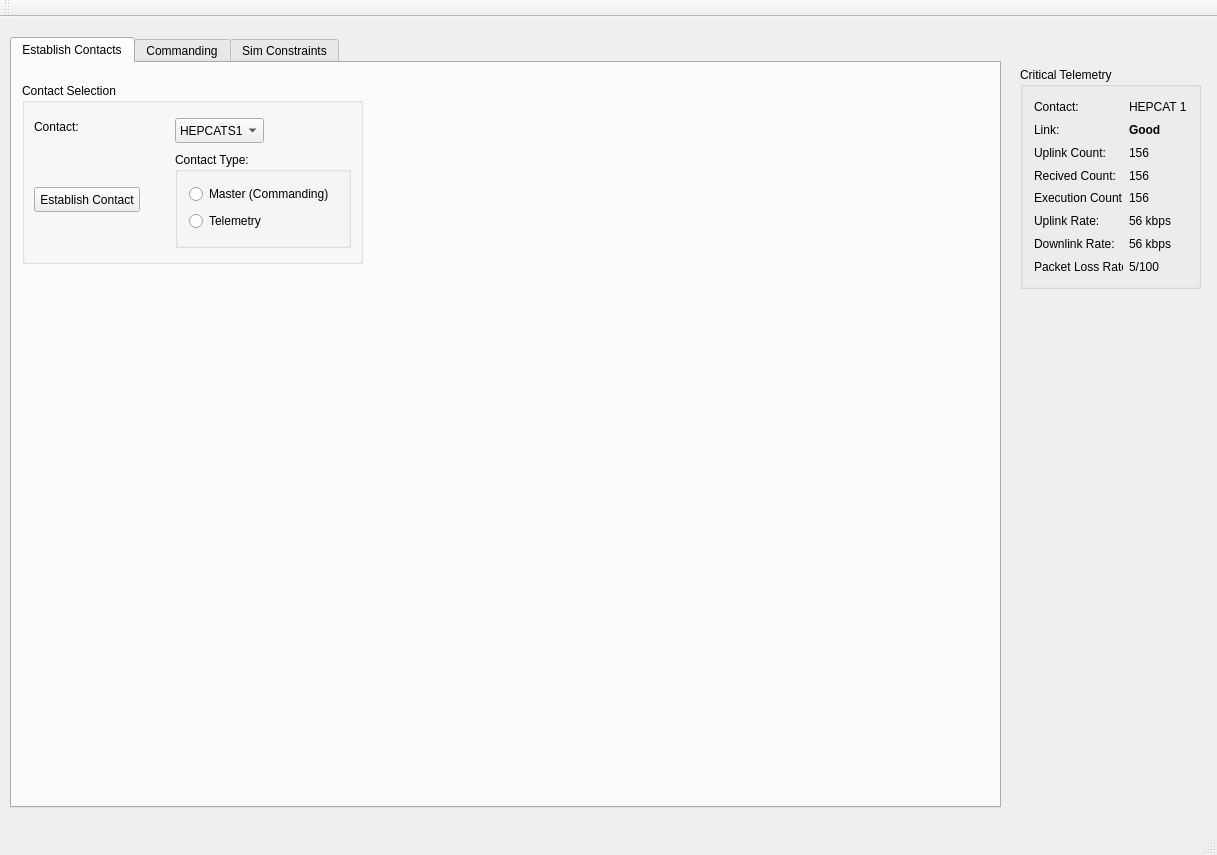
<?xml version="1.0" encoding="UTF-8"?>
<ui version="4.0">
 <class>MainWindow</class>
 <widget class="QMainWindow" name="MainWindow">
  <property name="geometry">
   <rect>
    <x>0</x>
    <y>0</y>
    <width>1217</width>
    <height>855</height>
   </rect>
  </property>
  <property name="windowTitle">
   <string>HEPCATS Command Application</string>
  </property>
  <widget class="QWidget" name="centralWidget">
   <widget class="QTabWidget" name="tabWidget">
    <property name="geometry">
     <rect>
      <x>10</x>
      <y>20</y>
      <width>991</width>
      <height>771</height>
     </rect>
    </property>
    <property name="currentIndex">
     <number>0</number>
    </property>
    <widget class="QWidget" name="tab_2">
     <attribute name="title">
      <string>Establish Contacts</string>
     </attribute>
     <widget class="QGroupBox" name="groupBox_5">
      <property name="geometry">
       <rect>
        <x>10</x>
        <y>20</y>
        <width>341</width>
        <height>181</height>
       </rect>
      </property>
      <property name="title">
       <string>Contact Selection</string>
      </property>
      <widget class="QLabel" name="label_6">
       <property name="geometry">
        <rect>
         <x>12</x>
         <y>35</y>
         <width>47</width>
         <height>17</height>
        </rect>
       </property>
       <property name="text">
        <string>Contact:</string>
       </property>
      </widget>
      <widget class="QComboBox" name="comboBox">
       <property name="geometry">
        <rect>
         <x>153</x>
         <y>35</y>
         <width>89</width>
         <height>25</height>
        </rect>
       </property>
       <item>
        <property name="text">
         <string>HEPCATS1</string>
        </property>
       </item>
       <item>
        <property name="text">
         <string>HEPCATS2</string>
        </property>
       </item>
       <item>
        <property name="text">
         <string>HEPCATS3</string>
        </property>
       </item>
      </widget>
      <widget class="QPushButton" name="pushButton_2">
       <property name="geometry">
        <rect>
         <x>12</x>
         <y>104</y>
         <width>106</width>
         <height>25</height>
        </rect>
       </property>
       <property name="text">
        <string>Establish Contact</string>
       </property>
      </widget>
      <widget class="QGroupBox" name="groupBox_6">
       <property name="geometry">
        <rect>
         <x>153</x>
         <y>69</y>
         <width>176</width>
         <height>96</height>
        </rect>
       </property>
       <property name="title">
        <string>Contact Type:</string>
       </property>
       <layout class="QVBoxLayout" name="verticalLayout">
        <item>
         <widget class="QRadioButton" name="radioButton">
          <property name="text">
           <string>Master (Commanding)</string>
          </property>
         </widget>
        </item>
        <item>
         <widget class="QRadioButton" name="radioButton_2">
          <property name="text">
           <string>Telemetry</string>
          </property>
         </widget>
        </item>
       </layout>
      </widget>
     </widget>
    </widget>
    <widget class="QWidget" name="CommandingTab">
     <attribute name="title">
      <string>Commanding</string>
     </attribute>
     <widget class="QGroupBox" name="groupBox_2">
      <property name="geometry">
       <rect>
        <x>20</x>
        <y>10</y>
        <width>304</width>
        <height>711</height>
       </rect>
      </property>
      <property name="title">
       <string>Commands</string>
      </property>
      <layout class="QVBoxLayout" name="verticalLayout_2">
       <item>
        <widget class="QGroupBox" name="groupBox_8">
         <property name="title">
          <string>Command Type</string>
         </property>
         <layout class="QVBoxLayout" name="verticalLayout_3">
          <item>
           <widget class="QRadioButton" name="radioButton_3">
            <property name="text">
             <string>Preset</string>
            </property>
           </widget>
          </item>
          <item>
           <widget class="QRadioButton" name="radioButton_4">
            <property name="text">
             <string>Prompt</string>
            </property>
           </widget>
          </item>
         </layout>
        </widget>
       </item>
       <item>
        <widget class="QGroupBox" name="groupBox_7">
         <property name="title">
          <string>Preset Command</string>
         </property>
         <layout class="QGridLayout" name="gridLayout_2">
          <item row="1" column="0">
           <widget class="QListWidget" name="CommandList">
            <item>
             <property name="text">
              <string>Set Imaging Start Time</string>
             </property>
            </item>
            <item>
             <property name="text">
              <string>MemDump</string>
             </property>
            </item>
            <item>
             <property name="text">
              <string>Set Imaging End Time</string>
             </property>
            </item>
            <item>
             <property name="text">
              <string>Set Imaging Rate</string>
             </property>
            </item>
            <item>
             <property name="text">
              <string>SyncClock</string>
             </property>
            </item>
           </widget>
          </item>
          <item row="5" column="0">
           <widget class="QLabel" name="label_3">
            <property name="text">
             <string>Arguments:</string>
            </property>
           </widget>
          </item>
          <item row="0" column="0">
           <widget class="QLabel" name="label_4">
            <property name="text">
             <string>Command List</string>
            </property>
           </widget>
          </item>
          <item row="3" column="0">
           <widget class="QLabel" name="label_8">
            <property name="text">
             <string>Command to Send</string>
            </property>
           </widget>
          </item>
          <item row="6" column="0">
           <widget class="QLineEdit" name="lineEdit">
            <property name="text">
             <string>2458407.25448</string>
            </property>
           </widget>
          </item>
          <item row="4" column="0">
           <widget class="QLabel" name="CurrentCommand">
            <property name="text">
             <string>SetImageROIStart</string>
            </property>
           </widget>
          </item>
         </layout>
        </widget>
       </item>
       <item>
        <widget class="QGroupBox" name="groupBox_9">
         <property name="title">
          <string>Command Prompt</string>
         </property>
         <layout class="QVBoxLayout" name="verticalLayout_4">
          <item>
           <widget class="QPlainTextEdit" name="plainTextEdit"/>
          </item>
         </layout>
        </widget>
       </item>
       <item>
        <widget class="QPushButton" name="pushButton">
         <property name="text">
          <string>Verify</string>
         </property>
        </widget>
       </item>
       <item>
        <widget class="QLabel" name="SyntaxStatus">
         <property name="text">
          <string>Syntax OK</string>
         </property>
        </widget>
       </item>
       <item>
        <widget class="QLabel" name="label_5">
         <property name="text">
          <string>Command Text</string>
         </property>
        </widget>
       </item>
       <item>
        <widget class="QLabel" name="CommandToSend">
         <property name="text">
          <string>SetImageROIStart 2458407.25448 </string>
         </property>
        </widget>
       </item>
       <item>
        <widget class="QPushButton" name="pushButton_3">
         <property name="text">
          <string>Lock Command</string>
         </property>
        </widget>
       </item>
       <item>
        <widget class="QPushButton" name="SendCommand">
         <property name="palette">
          <palette>
           <active>
            <colorrole role="Button">
             <brush brushstyle="SolidPattern">
              <color alpha="255">
               <red>170</red>
               <green>0</green>
               <blue>0</blue>
              </color>
             </brush>
            </colorrole>
           </active>
           <inactive>
            <colorrole role="Button">
             <brush brushstyle="SolidPattern">
              <color alpha="255">
               <red>214</red>
               <green>206</green>
               <blue>200</blue>
              </color>
             </brush>
            </colorrole>
           </inactive>
           <disabled>
            <colorrole role="Button">
             <brush brushstyle="SolidPattern">
              <color alpha="255">
               <red>214</red>
               <green>206</green>
               <blue>200</blue>
              </color>
             </brush>
            </colorrole>
           </disabled>
          </palette>
         </property>
         <property name="text">
          <string>Send</string>
         </property>
        </widget>
       </item>
      </layout>
     </widget>
     <widget class="QGroupBox" name="groupBox_3">
      <property name="geometry">
       <rect>
        <x>430</x>
        <y>30</y>
        <width>371</width>
        <height>521</height>
       </rect>
      </property>
      <property name="title">
       <string>Command History</string>
      </property>
      <widget class="QListWidget" name="listWidget">
       <property name="geometry">
        <rect>
         <x>20</x>
         <y>20</y>
         <width>331</width>
         <height>271</height>
        </rect>
       </property>
       <item>
        <property name="text">
         <string>SetImageROIStart</string>
        </property>
       </item>
       <item>
        <property name="text">
         <string>SetImageROIStop</string>
        </property>
       </item>
       <item>
        <property name="text">
         <string>SetImageRate</string>
        </property>
       </item>
       <item>
        <property name="text">
         <string>SyncClock</string>
        </property>
       </item>
      </widget>
      <widget class="QLabel" name="label_17">
       <property name="geometry">
        <rect>
         <x>30</x>
         <y>310</y>
         <width>71</width>
         <height>16</height>
        </rect>
       </property>
       <property name="text">
        <string>Time Sent</string>
       </property>
      </widget>
      <widget class="QLabel" name="label_18">
       <property name="geometry">
        <rect>
         <x>110</x>
         <y>310</y>
         <width>81</width>
         <height>16</height>
        </rect>
       </property>
       <property name="text">
        <string>03:58:14 UTC</string>
       </property>
      </widget>
      <widget class="QLabel" name="label_19">
       <property name="geometry">
        <rect>
         <x>30</x>
         <y>340</y>
         <width>71</width>
         <height>16</height>
        </rect>
       </property>
       <property name="text">
        <string>Arguments</string>
       </property>
      </widget>
      <widget class="QLabel" name="label_20">
       <property name="geometry">
        <rect>
         <x>30</x>
         <y>360</y>
         <width>55</width>
         <height>16</height>
        </rect>
       </property>
       <property name="text">
        <string>0.5</string>
       </property>
      </widget>
     </widget>
    </widget>
    <widget class="QWidget" name="tab">
     <attribute name="title">
      <string>Sim Constraints</string>
     </attribute>
     <widget class="QGroupBox" name="groupBox">
      <property name="geometry">
       <rect>
        <x>390</x>
        <y>20</y>
        <width>221</width>
        <height>121</height>
       </rect>
      </property>
      <property name="title">
       <string>Network Setup</string>
      </property>
      <layout class="QGridLayout" name="gridLayout_3">
       <item row="0" column="0">
        <widget class="QLabel" name="label_28">
         <property name="text">
          <string>S/C IP:</string>
         </property>
        </widget>
       </item>
       <item row="1" column="0">
        <widget class="QLabel" name="label_27">
         <property name="text">
          <string>Port:</string>
         </property>
        </widget>
       </item>
       <item row="0" column="1">
        <widget class="QLineEdit" name="lineEdit_4">
         <property name="inputMask">
          <string>000.000.000.000;_</string>
         </property>
        </widget>
       </item>
       <item row="1" column="1">
        <widget class="QLineEdit" name="lineEdit_5"/>
       </item>
      </layout>
     </widget>
     <widget class="QGroupBox" name="groupBox_10">
      <property name="geometry">
       <rect>
        <x>30</x>
        <y>30</y>
        <width>311</width>
        <height>111</height>
       </rect>
      </property>
      <property name="title">
       <string>Link Conditions:</string>
      </property>
      <layout class="QGridLayout" name="gridLayout_4">
       <item row="0" column="0">
        <widget class="QLabel" name="label_11">
         <property name="text">
          <string>Uplink Rate</string>
         </property>
        </widget>
       </item>
       <item row="1" column="0">
        <widget class="QLabel" name="label_12">
         <property name="text">
          <string>Downlink Rate</string>
         </property>
        </widget>
       </item>
       <item row="0" column="1">
        <widget class="QLineEdit" name="lineEdit_2"/>
       </item>
       <item row="1" column="1">
        <widget class="QLineEdit" name="lineEdit_3"/>
       </item>
       <item row="0" column="2">
        <widget class="QComboBox" name="UplinkScale">
         <item>
          <property name="text">
           <string>Mbps</string>
          </property>
         </item>
         <item>
          <property name="text">
           <string>Kbps</string>
          </property>
         </item>
         <item>
          <property name="text">
           <string>Bitps</string>
          </property>
         </item>
        </widget>
       </item>
       <item row="1" column="2">
        <widget class="QComboBox" name="DownlinkScale">
         <item>
          <property name="text">
           <string>Mbps</string>
          </property>
         </item>
         <item>
          <property name="text">
           <string>Kbps</string>
          </property>
         </item>
         <item>
          <property name="text">
           <string>Bitps</string>
          </property>
         </item>
        </widget>
       </item>
      </layout>
     </widget>
    </widget>
   </widget>
   <widget class="QGroupBox" name="groupBox_4">
    <property name="geometry">
     <rect>
      <x>1020</x>
      <y>50</y>
      <width>181</width>
      <height>222</height>
     </rect>
    </property>
    <property name="title">
     <string>Critical Telemetry</string>
    </property>
    <layout class="QGridLayout" name="gridLayout">
     <item row="7" column="1">
      <widget class="QLabel" name="label_16">
       <property name="text">
        <string>56 kbps</string>
       </property>
      </widget>
     </item>
     <item row="0" column="1">
      <widget class="QLabel" name="ContactName">
       <property name="text">
        <string>HEPCAT 1</string>
       </property>
      </widget>
     </item>
     <item row="1" column="0">
      <widget class="QLabel" name="label_7">
       <property name="text">
        <string>Link:</string>
       </property>
      </widget>
     </item>
     <item row="6" column="1">
      <widget class="QLabel" name="label_15">
       <property name="text">
        <string>56 kbps</string>
       </property>
      </widget>
     </item>
     <item row="7" column="0">
      <widget class="QLabel" name="label_14">
       <property name="text">
        <string>Downlink Rate:</string>
       </property>
      </widget>
     </item>
     <item row="0" column="0">
      <widget class="QLabel" name="label_9">
       <property name="text">
        <string>Contact:</string>
       </property>
      </widget>
     </item>
     <item row="8" column="1">
      <widget class="QLabel" name="label_24">
       <property name="text">
        <string>5/100</string>
       </property>
      </widget>
     </item>
     <item row="6" column="0">
      <widget class="QLabel" name="label_13">
       <property name="text">
        <string>Uplink Rate:</string>
       </property>
      </widget>
     </item>
     <item row="8" column="0">
      <widget class="QLabel" name="label_23">
       <property name="text">
        <string>Packet Loss Rate:</string>
       </property>
      </widget>
     </item>
     <item row="2" column="0">
      <widget class="QLabel" name="label">
       <property name="text">
        <string>Uplink Count:</string>
       </property>
      </widget>
     </item>
     <item row="2" column="1">
      <widget class="QLabel" name="label_21">
       <property name="text">
        <string>156</string>
       </property>
      </widget>
     </item>
     <item row="5" column="0">
      <widget class="QLabel" name="label_25">
       <property name="text">
        <string>Execution Count:</string>
       </property>
      </widget>
     </item>
     <item row="5" column="1">
      <widget class="QLabel" name="label_26">
       <property name="text">
        <string>156</string>
       </property>
      </widget>
     </item>
     <item row="1" column="1">
      <widget class="QLabel" name="label_10">
       <property name="font">
        <font>
         <weight>75</weight>
         <bold>true</bold>
        </font>
       </property>
       <property name="text">
        <string>Good</string>
       </property>
      </widget>
     </item>
     <item row="3" column="0">
      <widget class="QLabel" name="label_2">
       <property name="text">
        <string>Recived Count:</string>
       </property>
      </widget>
     </item>
     <item row="3" column="1">
      <widget class="QLabel" name="label_22">
       <property name="text">
        <string>156</string>
       </property>
      </widget>
     </item>
    </layout>
   </widget>
  </widget>
  <widget class="QMenuBar" name="menuBar">
   <property name="geometry">
    <rect>
     <x>0</x>
     <y>0</y>
     <width>1217</width>
     <height>23</height>
    </rect>
   </property>
  </widget>
  <widget class="QToolBar" name="mainToolBar">
   <attribute name="toolBarArea">
    <enum>TopToolBarArea</enum>
   </attribute>
   <attribute name="toolBarBreak">
    <bool>false</bool>
   </attribute>
  </widget>
  <widget class="QStatusBar" name="statusBar"/>
 </widget>
 <layoutdefault spacing="6" margin="11"/>
 <resources/>
 <connections/>
</ui>
